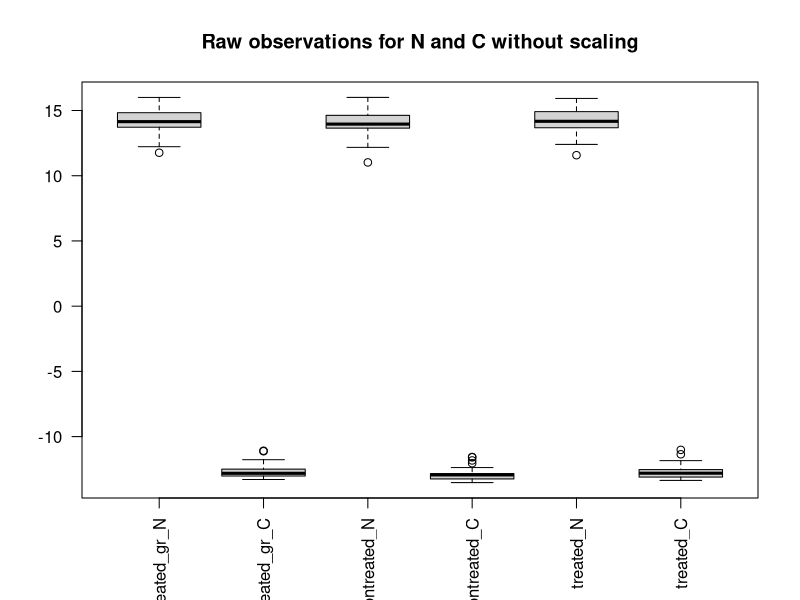
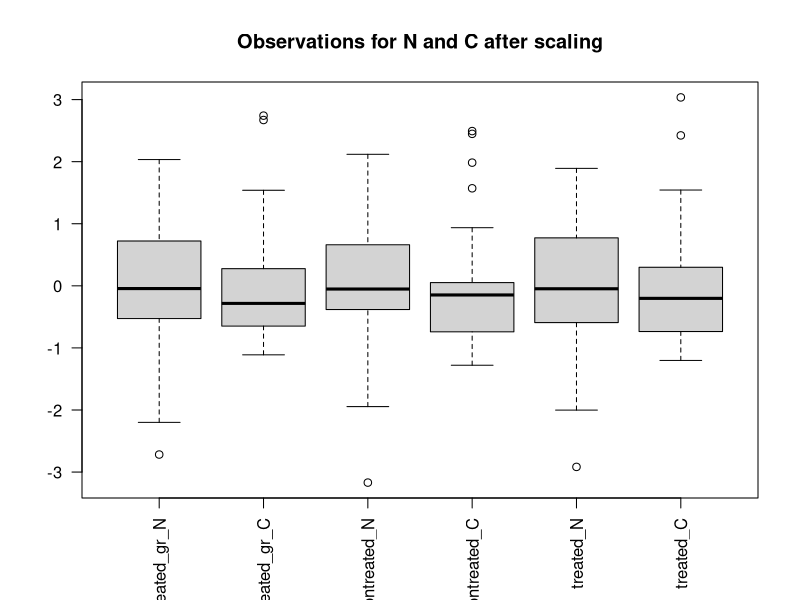
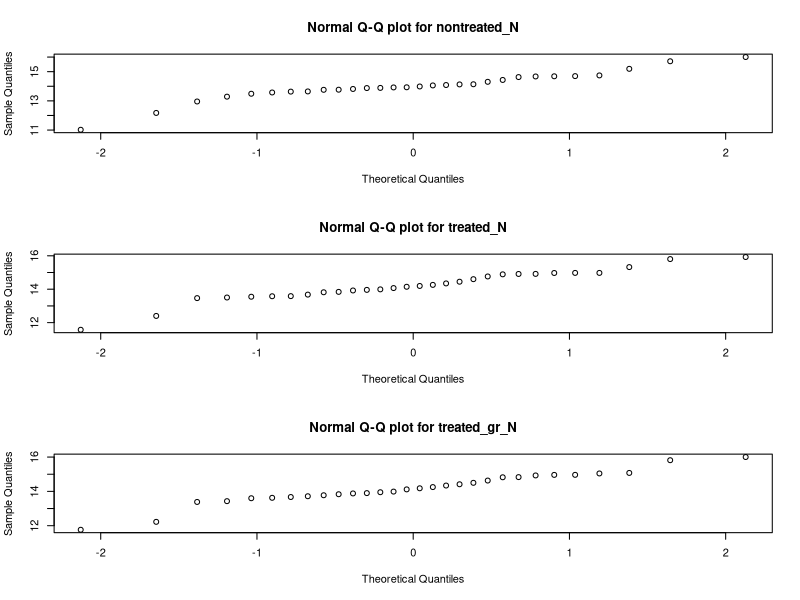
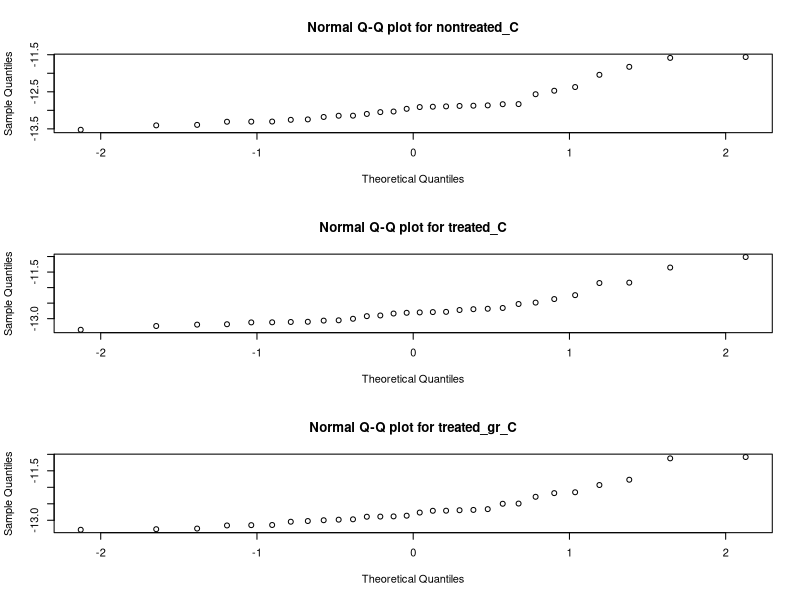
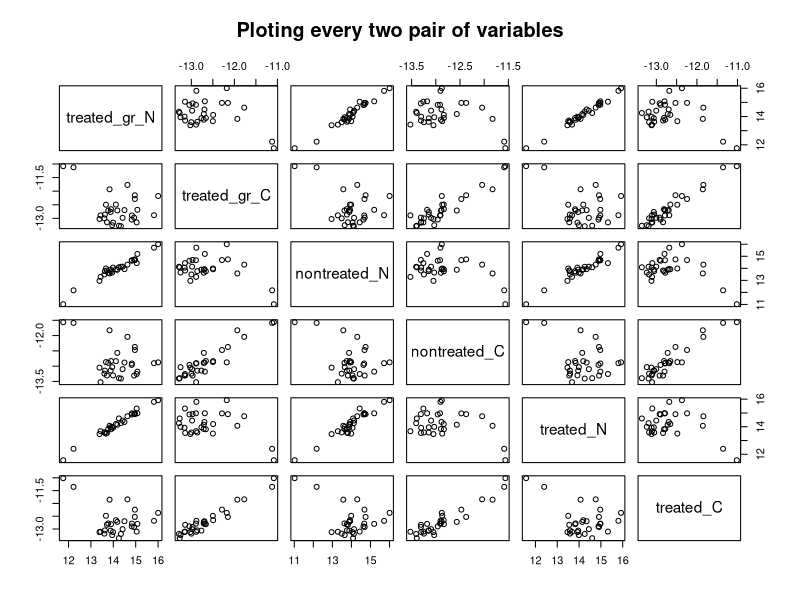
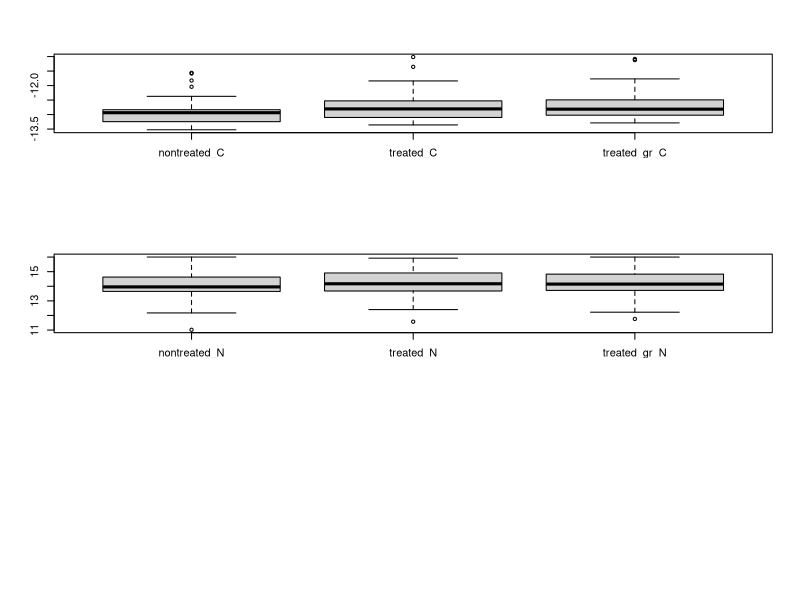
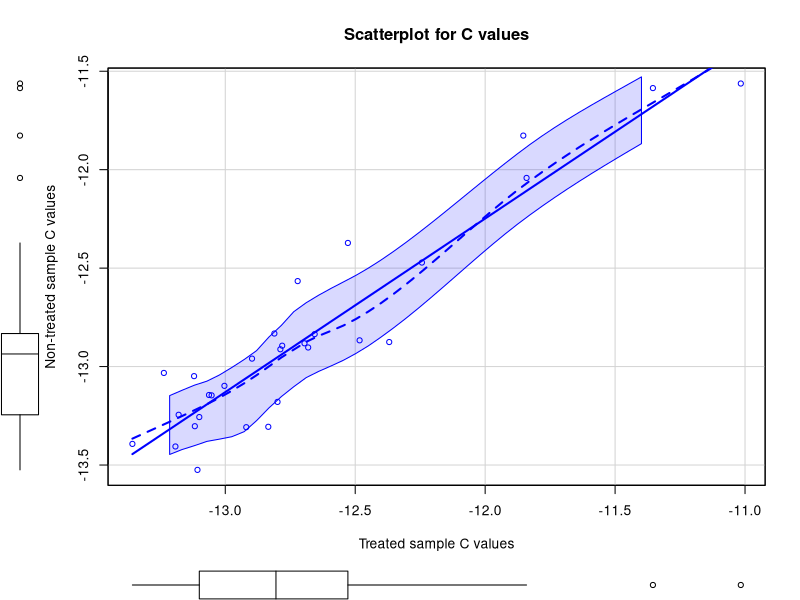
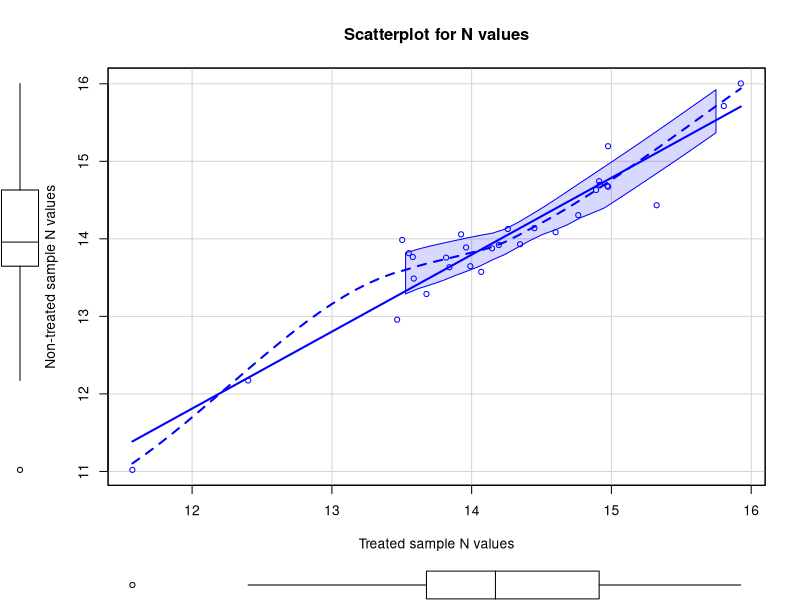

These charts were generated, in order, by the following R code:
## ---- chunk 1
library(dplyr)
library(ggplot2)
library(lmtest)
library(car)
library(gridExtra)
## ---- chunk 2
teeth_data <- read.csv("Samples-Laura-CLEAN-FOR-R.csv")
names(teeth_data)[1] <- 'treated_gr_N'
names(teeth_data)[2] <- 'treated_gr_C'
## ---- chunk 3
summary(teeth_data)
## ---- chunk 4
boxplot(teeth_data, las =2, main="Raw observations for N and C without scaling")
## ---- chunk 5
boxplot(scale(teeth_data), las =2, main="Observations for N and C after scaling")
## ---- chunk 6
par(mfrow = c(3, 1))
with(teeth_data, { 
  qqnorm(nontreated_N, main="Normal Q-Q plot for nontreated_N")
  qqnorm(treated_N, main="Normal Q-Q plot for treated_N")
  qqnorm(treated_gr_N, main="Normal Q-Q plot for treated_gr_N")
  }) 
  
## ---- chunk 7
par(mfrow = c(3, 1))
with(teeth_data, { 
  qqnorm(nontreated_C, main="Normal Q-Q plot for nontreated_C")
  qqnorm(treated_C, main="Normal Q-Q plot for treated_C")
  qqnorm(treated_gr_C, main="Normal Q-Q plot for treated_gr_C")
  }) 
  
## ---- chunk 8
normality = sapply(teeth_data, shapiro.test)
normality
## ---- chunk 9
plot(teeth_data, main="Ploting every two pair of variables")
## ---- chunk 10
only_C_data <- teeth_data[,c(4,6,2)]
only_N_data <- teeth_data[,c(3,5,1)]
## ---- chunk 11
boxplot(only_C_data)
## ---- chunk 12
wilcox.test(teeth_data$nontreated_C, teeth_data$treated_C, paired=TRUE)
## ---- chunk 13
boxplot(only_N_data)
## ---- chunk 14
wilcox.test(teeth_data$nontreated_N, teeth_data$treated_N, paired=TRUE)
## ---- chunk 15
wilcox.test(teeth_data$treated_C, teeth_data$treated_gr_C, paired=TRUE)
## ---- chunk 16
wilcox.test(teeth_data$treated_N, teeth_data$treated_gr_N, paired=TRUE)
## ---- chunk 17

scatterplot(nontreated_C ~ treated_C, data=teeth_data,
   xlab="Treated sample C values", ylab="Non-treated sample C values",
   main="Scatterplot for C values")
## ---- chunk 18
scatterplot(nontreated_N ~ treated_N, data=teeth_data,
   xlab="Treated sample N values", ylab="Non-treated sample N values",
   main="Scatterplot for N values")
## ---- chunk 19
teeth_data$difC <- teeth_data$nontreated_C - teeth_data$treated_C
teeth_data$difN <- teeth_data$nontreated_N - teeth_data$treated_N
## ---- chunk 20
C_difference <- teeth_data[,c(7)]
N_difference <- teeth_data[,c(8)]
## ---- chunk 21
sd(C_difference)
## ---- chunk 22
sd(N_difference)
## ---- chunk 23
summary(C_difference)
## ---- chunk 24
summary(N_difference)
## ---- chunk 25
boxplot(C_difference)
## ---- chunk 26
boxplot(N_difference)
## ---- chunk 27
mC <- lm (treated_C ~ nontreated_C, teeth_data)
summary(mC)
## ---- chunk 28
plot(mC)
## ---- chunk 29
mN <- lm (treated_N ~ nontreated_N, teeth_data)
summary(mN)
## ---- chunk 30
plot(mN)
## ---- chunk 31
teeth_sin_outliers <- teeth_data %>% slice(-c(7, 1, 17, 5, 12))
## ---- chunk 32
mCsin <- lm (treated_C ~ nontreated_C, teeth_sin_outliers)
summary(mCsin)
## ---- chunk 33
plot(mCsin)
## ---- chunk 34
mNsin <- lm (treated_N ~ nontreated_N, teeth_sin_outliers)
summary(mNsin)
## ---- chunk 35
plot(mNsin)
## ---- chunk 36

bptest(mN)
## ---- chunk 37
bptest(mC)
## ---- chunk 38
ggplot(teeth_data, aes(nontreated_C, treated_C)) +
  geom_point(shape = 21, size = 3) + 
  geom_smooth(se = FALSE) +
  geom_smooth(method = lm, col = "tomato", se = FALSE)
## ---- chunk 39
ggplot(teeth_data, aes(nontreated_N, treated_N)) +
  geom_point(shape = 21, size = 3) + 
  geom_smooth(se = FALSE) +
  geom_smooth(method = lm, col = "tomato", se = FALSE)
